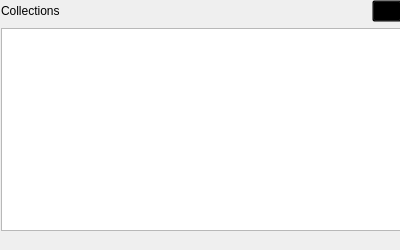
<?xml version="1.0" encoding="UTF-8"?>
<ui version="4.0">
 <class>config</class>
 <widget class="QWidget" name="config">
  <property name="geometry">
   <rect>
    <x>0</x>
    <y>0</y>
    <width>400</width>
    <height>250</height>
   </rect>
  </property>
  <property name="minimumSize">
   <size>
    <width>400</width>
    <height>250</height>
   </size>
  </property>
  <property name="windowTitle">
   <string>Configuration</string>
  </property>
  <widget class="QWidget" name="layoutWidget">
   <property name="geometry">
    <rect>
     <x>1</x>
     <y>0</y>
     <width>401</width>
     <height>231</height>
    </rect>
   </property>
   <layout class="QVBoxLayout" name="verticalLayout">
    <item>
     <layout class="QHBoxLayout" name="horizontalLayout">
      <item>
       <widget class="QLabel" name="label_4">
        <property name="minimumSize">
         <size>
          <width>0</width>
          <height>0</height>
         </size>
        </property>
        <property name="text">
         <string>Collections</string>
        </property>
       </widget>
      </item>
      <item>
       <widget class="QPushButton" name="loadCollections">
        <property name="maximumSize">
         <size>
          <width>30</width>
          <height>30</height>
         </size>
        </property>
        <property name="styleSheet">
         <string notr="true">background-color:transparent</string>
        </property>
        <property name="text">
         <string/>
        </property>
       </widget>
      </item>
     </layout>
    </item>
    <item>
     <widget class="QListWidget" name="collectionsList"/>
    </item>
   </layout>
  </widget>
 </widget>
 <resources/>
 <connections/>
</ui>
